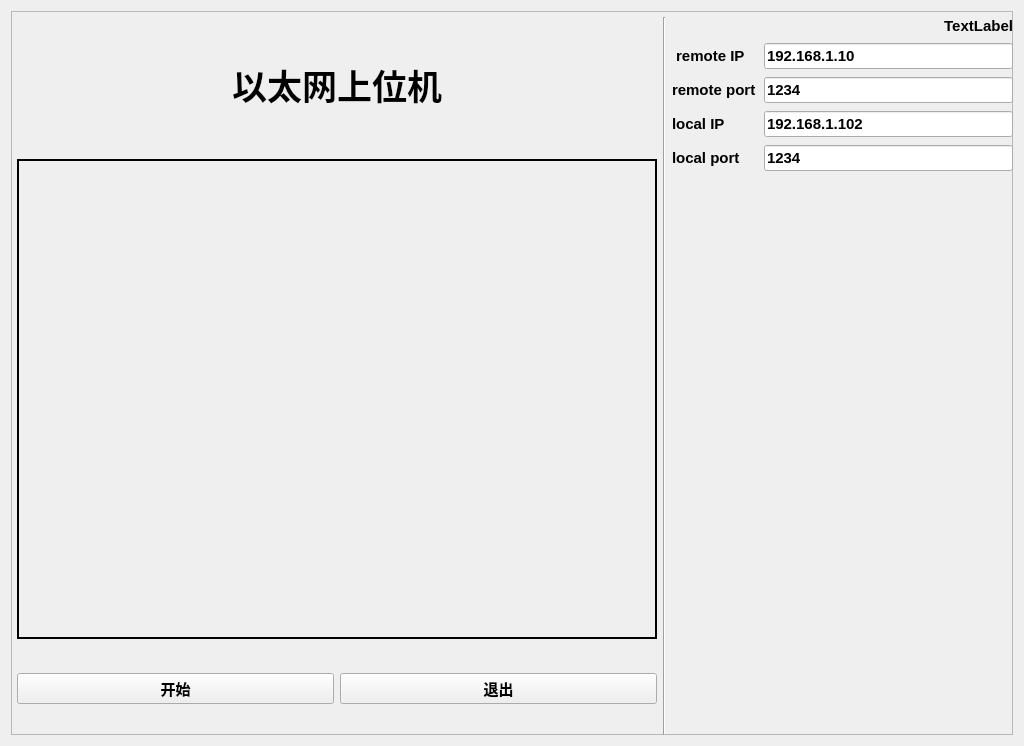
<?xml version="1.0" encoding="UTF-8"?>
<ui version="4.0">
 <class>gui_main</class>
 <widget class="QWidget" name="gui_main">
  <property name="geometry">
   <rect>
    <x>0</x>
    <y>0</y>
    <width>1024</width>
    <height>746</height>
   </rect>
  </property>
  <property name="minimumSize">
   <size>
    <width>1024</width>
    <height>640</height>
   </size>
  </property>
  <property name="font">
   <font>
    <pointsize>11</pointsize>
    <weight>75</weight>
    <bold>true</bold>
   </font>
  </property>
  <property name="windowTitle">
   <string>以太网上位机</string>
  </property>
  <layout class="QGridLayout" name="gridLayout_2">
   <item row="0" column="0" rowspan="2" colspan="2">
    <widget class="QFrame" name="frame">
     <property name="styleSheet">
      <string notr="true">border-image:url(:/images/back.png)</string>
     </property>
     <property name="frameShape">
      <enum>QFrame::StyledPanel</enum>
     </property>
     <property name="frameShadow">
      <enum>QFrame::Raised</enum>
     </property>
    </widget>
   </item>
   <item row="1" column="1">
    <layout class="QHBoxLayout" name="MyGUI_box" stretch="6,1,4">
     <item>
      <layout class="QVBoxLayout" name="Mygui_left_box" stretch="1,8,1">
       <item>
        <widget class="QLabel" name="system_name">
         <property name="maximumSize">
          <size>
           <width>16777215</width>
           <height>80</height>
          </size>
         </property>
         <property name="font">
          <font>
           <pointsize>26</pointsize>
           <weight>75</weight>
           <italic>false</italic>
           <bold>true</bold>
           <kerning>true</kerning>
          </font>
         </property>
         <property name="layoutDirection">
          <enum>Qt::LeftToRight</enum>
         </property>
         <property name="autoFillBackground">
          <bool>true</bool>
         </property>
         <property name="styleSheet">
          <string notr="true">border-image:rgb(0, 255, 255)</string>
         </property>
         <property name="text">
          <string>以太网上位机</string>
         </property>
         <property name="alignment">
          <set>Qt::AlignCenter</set>
         </property>
         <property name="openExternalLinks">
          <bool>true</bool>
         </property>
        </widget>
       </item>
       <item>
        <widget class="QLabel" name="imageLabel">
         <property name="minimumSize">
          <size>
           <width>640</width>
           <height>480</height>
          </size>
         </property>
         <property name="maximumSize">
          <size>
           <width>640</width>
           <height>480</height>
          </size>
         </property>
         <property name="frameShape">
          <enum>QFrame::Panel</enum>
         </property>
         <property name="frameShadow">
          <enum>QFrame::Plain</enum>
         </property>
         <property name="lineWidth">
          <number>2</number>
         </property>
         <property name="text">
          <string/>
         </property>
        </widget>
       </item>
       <item>
        <layout class="QHBoxLayout" name="button_box" stretch="0,0">
         <item>
          <widget class="QPushButton" name="start">
           <property name="font">
            <font>
             <pointsize>11</pointsize>
             <weight>75</weight>
             <bold>true</bold>
            </font>
           </property>
           <property name="text">
            <string>开始</string>
           </property>
          </widget>
         </item>
         <item>
          <widget class="QPushButton" name="quit">
           <property name="font">
            <font>
             <pointsize>11</pointsize>
             <weight>75</weight>
             <bold>true</bold>
            </font>
           </property>
           <property name="text">
            <string>退出</string>
           </property>
          </widget>
         </item>
        </layout>
       </item>
      </layout>
     </item>
     <item>
      <widget class="Line" name="line">
       <property name="orientation">
        <enum>Qt::Vertical</enum>
       </property>
      </widget>
     </item>
     <item>
      <layout class="QVBoxLayout" name="main_right_box" stretch="0,0,0,0">
       <property name="spacing">
        <number>8</number>
       </property>
       <property name="leftMargin">
        <number>0</number>
       </property>
       <property name="topMargin">
        <number>0</number>
       </property>
       <property name="rightMargin">
        <number>0</number>
       </property>
       <property name="bottomMargin">
        <number>0</number>
       </property>
       <item>
        <widget class="QLabel" name="timelabel">
         <property name="minimumSize">
          <size>
           <width>290</width>
           <height>0</height>
          </size>
         </property>
         <property name="text">
          <string>TextLabel</string>
         </property>
         <property name="alignment">
          <set>Qt::AlignRight|Qt::AlignTrailing|Qt::AlignVCenter</set>
         </property>
         <property name="indent">
          <number>-1</number>
         </property>
        </widget>
       </item>
       <item>
        <layout class="QGridLayout" name="gridLayout">
         <item row="1" column="1">
          <widget class="QLineEdit" name="textRPort">
           <property name="text">
            <string>1234</string>
           </property>
          </widget>
         </item>
         <item row="0" column="1">
          <widget class="QLineEdit" name="textRIP">
           <property name="text">
            <string>192.168.1.10</string>
           </property>
          </widget>
         </item>
         <item row="1" column="0">
          <widget class="QLabel" name="remotePort">
           <property name="maximumSize">
            <size>
             <width>120</width>
             <height>16777215</height>
            </size>
           </property>
           <property name="font">
            <font>
             <pointsize>11</pointsize>
             <weight>75</weight>
             <bold>true</bold>
            </font>
           </property>
           <property name="text">
            <string>remote port</string>
           </property>
          </widget>
         </item>
         <item row="2" column="1">
          <widget class="QLineEdit" name="textLocalIP">
           <property name="text">
            <string>192.168.1.102</string>
           </property>
          </widget>
         </item>
         <item row="0" column="0">
          <widget class="QLabel" name="remoteIP">
           <property name="maximumSize">
            <size>
             <width>120</width>
             <height>16777215</height>
            </size>
           </property>
           <property name="text">
            <string> remote IP</string>
           </property>
          </widget>
         </item>
         <item row="2" column="0">
          <widget class="QLabel" name="localIP">
           <property name="text">
            <string>local IP</string>
           </property>
          </widget>
         </item>
         <item row="3" column="0">
          <widget class="QLabel" name="localPort">
           <property name="text">
            <string>local port</string>
           </property>
          </widget>
         </item>
         <item row="3" column="1">
          <widget class="QLineEdit" name="textLocalPOrt">
           <property name="text">
            <string>1234</string>
           </property>
          </widget>
         </item>
        </layout>
       </item>
       <item>
        <layout class="QVBoxLayout" name="people_signed_table_box" stretch="0">
         <property name="spacing">
          <number>5</number>
         </property>
         <property name="leftMargin">
          <number>2</number>
         </property>
         <property name="topMargin">
          <number>0</number>
         </property>
         <property name="rightMargin">
          <number>2</number>
         </property>
         <item>
          <widget class="QLabel" name="figLabel1">
           <property name="minimumSize">
            <size>
             <width>0</width>
             <height>280</height>
            </size>
           </property>
           <property name="text">
            <string/>
           </property>
          </widget>
         </item>
        </layout>
       </item>
       <item>
        <layout class="QVBoxLayout" name="people_unsigned_box" stretch="0">
         <property name="leftMargin">
          <number>2</number>
         </property>
         <property name="topMargin">
          <number>0</number>
         </property>
         <property name="rightMargin">
          <number>2</number>
         </property>
         <item>
          <widget class="QLabel" name="figLabel2">
           <property name="minimumSize">
            <size>
             <width>0</width>
             <height>280</height>
            </size>
           </property>
           <property name="text">
            <string/>
           </property>
          </widget>
         </item>
        </layout>
       </item>
      </layout>
     </item>
    </layout>
   </item>
  </layout>
 </widget>
 <resources>
  <include location="udp_gui.qrc"/>
 </resources>
 <connections/>
</ui>
